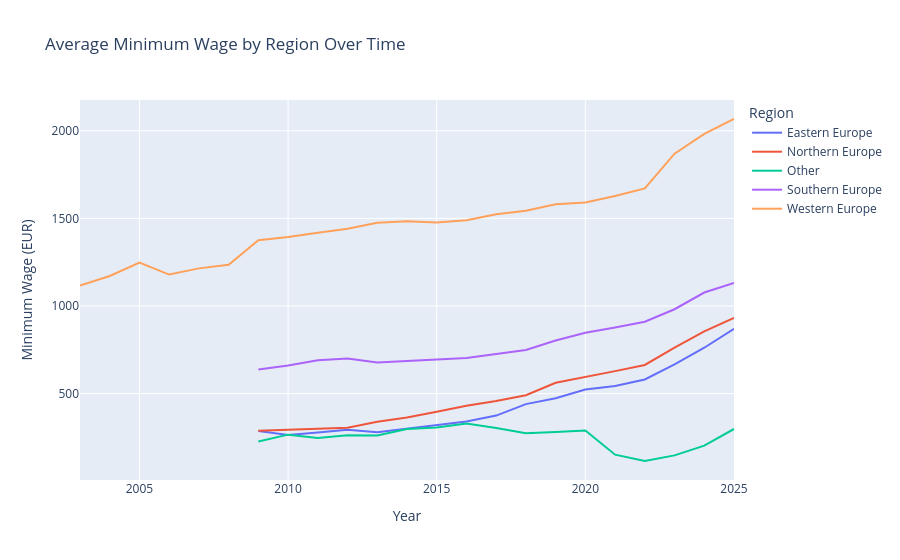
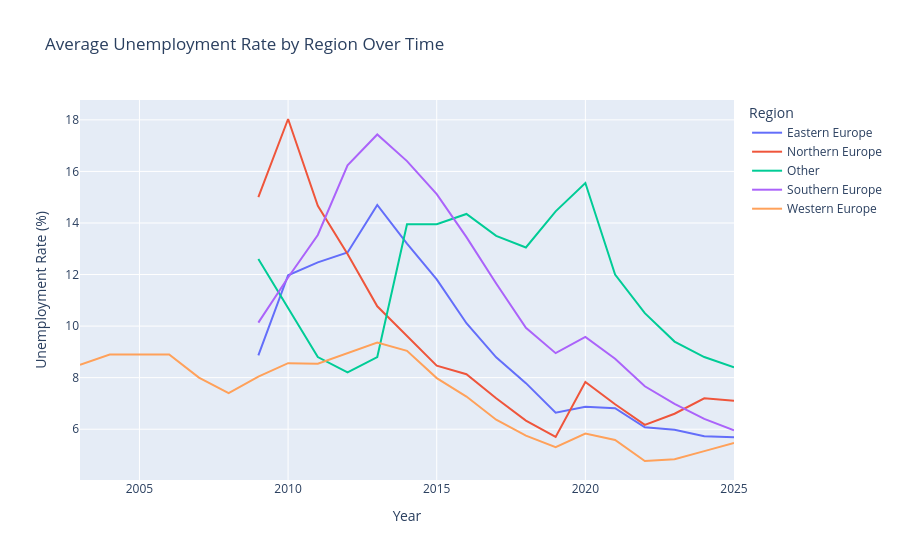

Notebook source saved alongside these figures, in order:
### Code cell
import plotly.express as px

fig1 = px.line(
    region_avg,
    x='year',
    y='min_wage_eur',
    color='region',
    title='Average Minimum Wage by Region Over Time',
    labels={'min_wage_eur': 'Minimum Wage (EUR)', 'year': 'Year', 'region': 'Region'}
)
fig1.show()

fig2 = px.line(
    region_avg,
    x='year',
    y='unemployment_rate',
    color='region',
    title='Average Unemployment Rate by Region Over Time',
    labels={'unemployment_rate': 'Unemployment Rate (%)', 'year': 'Year', 'region': 'Region'}
)
fig2.show()

### Figure 1 — Plotly figure (JSON) as saved in the notebook; plotly's stock layout.template omitted (floating-point values rounded to 4 significant figures)
{"data": [{"hovertemplate": "Region=Eastern Europe<br>Year=%{x}<br>Minimum Wage (EUR)=%{y}<extra></extra>", "legendgroup": "Eastern Europe", "line": {"color": "#636efa", "dash": "solid"}, "marker": {"symbol": "circle"}, "mode": "lines", "name": "Eastern Europe", "orientation": "v", "showlegend": true, "type": "scatter", "x": [2009, 2010, 2011, 2012, 2013, 2014, 2015, 2016, 2017, 2018, 2019, 2020, 2021, 2022, 2023, 2024, 2025], "xaxis": "x", "y": [286.4, 263.8, 278.3, 293.3, 279.9, 299.8, 320.3, 341.1, 374.5, 440.1, 473.5, 522.9, 542.9, 580.8, 666.4, 761.8, 869.4], "yaxis": "y"}, {"hovertemplate": "Region=Northern Europe<br>Year=%{x}<br>Minimum Wage (EUR)=%{y}<extra></extra>", "legendgroup": "Northern Europe", "line": {"color": "#EF553B", "dash": "solid"}, "marker": {"symbol": "circle"}, "mode": "lines", "name": "Northern Europe", "orientation": "v", "showlegend": true, "type": "scatter", "x": [2009, 2010, 2011, 2012, 2013, 2014, 2015, 2016, 2017, 2018, 2019, 2020, 2021, 2022, 2023, 2024, 2025], "xaxis": "x", "y": [288.2, 292.7, 300.8, 304.6, 338.9, 363.3, 395.9, 431.2, 458.1, 490.7, 561.6, 593.0, 628.3, 663.6, 763.0, 855.1, 932.3], "yaxis": "y"}, {"hovertemplate": "Region=Other<br>Year=%{x}<br>Minimum Wage (EUR)=%{y}<extra></extra>", "legendgroup": "Other", "line": {"color": "#00cc96", "dash": "solid"}, "marker": {"symbol": "circle"}, "mode": "lines", "name": "Other", "orientation": "v", "showlegend": true, "type": "scatter", "x": [2009, 2010, 2011, 2012, 2013, 2014, 2015, 2016, 2017, 2018, 2019, 2020, 2021, 2022, 2023, 2024, 2025], "xaxis": "x", "y": [226.8, 265.8, 246.8, 262.4, 260.9, 297.4, 306.7, 329.6, 303.2, 274.4, 280.6, 289.3, 151.5, 115.4, 147.6, 203.1, 298.0], "yaxis": "y"}, {"hovertemplate": "Region=Southern Europe<br>Year=%{x}<br>Minimum Wage (EUR)=%{y}<extra></extra>", "legendgroup": "Southern Europe", "line": {"color": "#ab63fa", "dash": "solid"}, "marker": {"symbol": "circle"}, "mode": "lines", "name": "Southern Europe", "orientation": "v", "showlegend": true, "type": "scatter", "x": [2009, 2010, 2011, 2012, 2013, 2014, 2015, 2016, 2017, 2018, 2019, 2020, 2021, 2022, 2023, 2024, 2025], "xaxis": "x", "y": [637.8, 659.9, 690.3, 699.9, 677.1, 687.4, 694.4, 703.2, 726.5, 748.7, 803.3, 847.5, 877.4, 910.3, 981.5, 1077.0, 1132.0], "yaxis": "y"}, {"hovertemplate": "Region=Western Europe<br>Year=%{x}<br>Minimum Wage (EUR)=%{y}<extra></extra>", "legendgroup": "Western Europe", "line": {"color": "#FFA15A", "dash": "solid"}, "marker": {"symbol": "circle"}, "mode": "lines", "name": "Western Europe", "orientation": "v", "showlegend": true, "type": "scatter", "x": [2003, 2004, 2005, 2006, 2007, 2008, 2009, 2010, 2011, 2012, 2013, 2014, 2015, 2016, 2017, 2018, 2019, 2020, 2021, 2022, 2023, 2024, 2025], "xaxis": "x", "y": [1116.0, 1171.0, 1248.0, 1179.0, 1215.0, 1235.0, 1375.0, 1393.0, 1418.0, 1441.0, 1474.0, 1484.0, 1476.0, 1489.0, 1523.0, 1543.0, 1580.0, 1590.0, 1627.0, 1671.0, 1869.0, 1982.0, 2067.0], "yaxis": "y"}], "layout": {"legend": {"title": {"text": "Region"}, "tracegroupgap": 0}, "title": {"text": "Average Minimum Wage by Region Over Time"}, "xaxis": {"anchor": "y", "domain": [0, 1], "title": {"text": "Year"}}, "yaxis": {"anchor": "x", "domain": [0, 1], "title": {"text": "Minimum Wage (EUR)"}}}}

### Figure 2 — Plotly figure (JSON) as saved in the notebook; plotly's stock layout.template omitted (floating-point values rounded to 4 significant figures)
{"data": [{"hovertemplate": "Region=Eastern Europe<br>Year=%{x}<br>Unemployment Rate (%)=%{y}<extra></extra>", "legendgroup": "Eastern Europe", "line": {"color": "#636efa", "dash": "solid"}, "marker": {"symbol": "circle"}, "mode": "lines", "name": "Eastern Europe", "orientation": "v", "showlegend": true, "type": "scatter", "x": [2009, 2010, 2011, 2012, 2013, 2014, 2015, 2016, 2017, 2018, 2019, 2020, 2021, 2022, 2023, 2024, 2025], "xaxis": "x", "y": [8.867, 11.97, 12.47, 12.86, 14.7, 13.2, 11.81, 10.11, 8.787, 7.788, 6.638, 6.875, 6.812, 6.075, 5.975, 5.725, 5.688], "yaxis": "y"}, {"hovertemplate": "Region=Northern Europe<br>Year=%{x}<br>Unemployment Rate (%)=%{y}<extra></extra>", "legendgroup": "Northern Europe", "line": {"color": "#EF553B", "dash": "solid"}, "marker": {"symbol": "circle"}, "mode": "lines", "name": "Northern Europe", "orientation": "v", "showlegend": true, "type": "scatter", "x": [2009, 2010, 2011, 2012, 2013, 2014, 2015, 2016, 2017, 2018, 2019, 2020, 2021, 2022, 2023, 2024, 2025], "xaxis": "x", "y": [15.0, 18.03, 14.67, 12.8, 10.77, 9.633, 8.467, 8.133, 7.2, 6.333, 5.7, 7.833, 6.967, 6.167, 6.6, 7.2, 7.1], "yaxis": "y"}, {"hovertemplate": "Region=Other<br>Year=%{x}<br>Unemployment Rate (%)=%{y}<extra></extra>", "legendgroup": "Other", "line": {"color": "#00cc96", "dash": "solid"}, "marker": {"symbol": "circle"}, "mode": "lines", "name": "Other", "orientation": "v", "showlegend": true, "type": "scatter", "x": [2009, 2010, 2011, 2012, 2013, 2014, 2015, 2016, 2017, 2018, 2019, 2020, 2021, 2022, 2023, 2024, 2025], "xaxis": "x", "y": [12.6, 10.7, 8.8, 8.2, 8.8, 13.95, 13.95, 14.35, 13.5, 13.05, 14.45, 15.55, 12.0, 10.5, 9.4, 8.8, 8.4], "yaxis": "y"}, {"hovertemplate": "Region=Southern Europe<br>Year=%{x}<br>Unemployment Rate (%)=%{y}<extra></extra>", "legendgroup": "Southern Europe", "line": {"color": "#ab63fa", "dash": "solid"}, "marker": {"symbol": "circle"}, "mode": "lines", "name": "Southern Europe", "orientation": "v", "showlegend": true, "type": "scatter", "x": [2009, 2010, 2011, 2012, 2013, 2014, 2015, 2016, 2017, 2018, 2019, 2020, 2021, 2022, 2023, 2024, 2025], "xaxis": "x", "y": [10.13, 11.88, 13.53, 16.23, 17.43, 16.4, 15.12, 13.45, 11.65, 9.933, 8.95, 9.583, 8.733, 7.667, 6.986, 6.4, 5.957], "yaxis": "y"}, {"hovertemplate": "Region=Western Europe<br>Year=%{x}<br>Unemployment Rate (%)=%{y}<extra></extra>", "legendgroup": "Western Europe", "line": {"color": "#FFA15A", "dash": "solid"}, "marker": {"symbol": "circle"}, "mode": "lines", "name": "Western Europe", "orientation": "v", "showlegend": true, "type": "scatter", "x": [2003, 2004, 2005, 2006, 2007, 2008, 2009, 2010, 2011, 2012, 2013, 2014, 2015, 2016, 2017, 2018, 2019, 2020, 2021, 2022, 2023, 2024, 2025], "xaxis": "x", "y": [8.5, 8.9, 8.9, 8.9, 8.0, 7.4, 8.04, 8.56, 8.54, 8.96, 9.36, 9.04, 7.983, 7.267, 6.367, 5.75, 5.3, 5.833, 5.583, 4.767, 4.833, 5.15, 5.467], "yaxis": "y"}], "layout": {"legend": {"title": {"text": "Region"}, "tracegroupgap": 0}, "title": {"text": "Average Unemployment Rate by Region Over Time"}, "xaxis": {"anchor": "y", "domain": [0, 1], "title": {"text": "Year"}}, "yaxis": {"anchor": "x", "domain": [0, 1], "title": {"text": "Unemployment Rate (%)"}}}}
